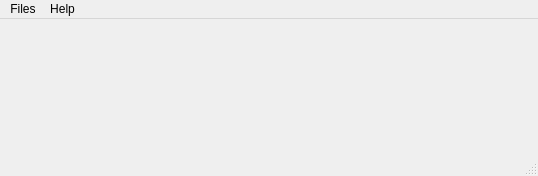
<?xml version="1.0" encoding="UTF-8"?>
<ui version="4.0">
 <class>MainWindow</class>
 <widget class="QMainWindow" name="MainWindow">
  <property name="geometry">
   <rect>
    <x>0</x>
    <y>0</y>
    <width>538</width>
    <height>176</height>
   </rect>
  </property>
  <property name="sizePolicy">
   <sizepolicy hsizetype="Preferred" vsizetype="Preferred">
    <horstretch>0</horstretch>
    <verstretch>0</verstretch>
   </sizepolicy>
  </property>
  <property name="windowTitle">
   <string>MeowIDI</string>
  </property>
  <property name="unifiedTitleAndToolBarOnMac">
   <bool>false</bool>
  </property>
  <widget class="QWidget" name="centralwidget"/>
  <widget class="QMenuBar" name="menubar">
   <property name="geometry">
    <rect>
     <x>0</x>
     <y>0</y>
     <width>538</width>
     <height>22</height>
    </rect>
   </property>
   <widget class="QMenu" name="menuFiles">
    <property name="title">
     <string>Files</string>
    </property>
    <addaction name="actionOpen"/>
    <addaction name="separator"/>
    <addaction name="actionPlay"/>
    <addaction name="actionStop"/>
    <addaction name="separator"/>
    <addaction name="actionExit"/>
   </widget>
   <widget class="QMenu" name="menuHelp">
    <property name="title">
     <string>Help</string>
    </property>
    <addaction name="separator"/>
    <addaction name="actionVisit_Website"/>
    <addaction name="separator"/>
    <addaction name="actionAbout"/>
   </widget>
   <addaction name="menuFiles"/>
   <addaction name="menuHelp"/>
  </widget>
  <widget class="QStatusBar" name="statusbar"/>
  <action name="actionVisit_Website">
   <property name="text">
    <string>Visit Website</string>
   </property>
  </action>
  <action name="actionAbout">
   <property name="text">
    <string>About</string>
   </property>
  </action>
  <action name="actionOpen">
   <property name="text">
    <string>Open</string>
   </property>
  </action>
  <action name="actionPlay">
   <property name="text">
    <string>Play</string>
   </property>
  </action>
  <action name="actionStop">
   <property name="text">
    <string>Stop</string>
   </property>
  </action>
  <action name="actionExit">
   <property name="text">
    <string>Exit</string>
   </property>
  </action>
 </widget>
 <resources/>
 <connections/>
</ui>
